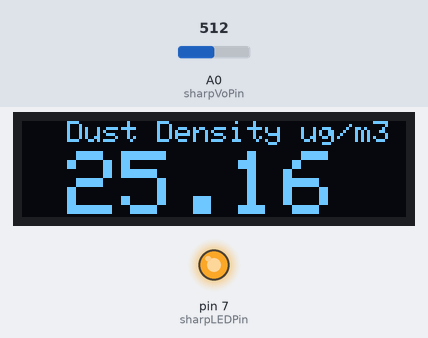
Simulated run of this sketch. Board: Arduino Uno, built with avr-gcc and run on an emulated ATmega328P. Parts: 128×32 one-colour display, output pins drawn as LEDs (lit = HIGH). The test bench sets the inputs (shaded band); at power-on: A0 (sharpVoPin) = 512. What the sketch prints to the serial monitor is not drawn.

Above: at 2.2 s.
At 12.1 s:
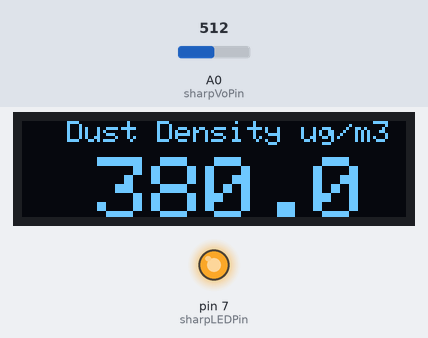
Timing chart, 0 to 13.6 s (numbered marks = the images above):
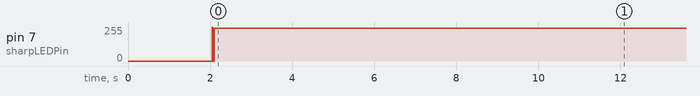

The sketch:

dust_sensor.ino
```cpp
/////////////////////////////////////////////////////////////////////////////
// Sharp GP2Y1014AU0F Dust Sensor Demo
//
// Board Connection:
//   GP2Y1014    Arduino
//   V-LED       Between R1 and C1
//   LED-GND     C1 and GND
//   LED         Pin 7
//   S-GND       GND
//   Vo          A5
//   Vcc         5V
//
// Serial monitor setting:
//   9600 baud
/////////////////////////////////////////////////////////////////////////////


#include <SPI.h>
#include <Wire.h>
#include <Adafruit_GFX.h>
#include <Adafruit_SSD1306.h>

#define SCREEN_WIDTH 128 // OLED display width, in pixels
#define SCREEN_HEIGHT 32 // OLED display height, in pixels

#define OLED_RESET     4 // Reset pin # (or -1 if sharing Arduino reset pin)
Adafruit_SSD1306 display(SCREEN_WIDTH, SCREEN_HEIGHT, &Wire, OLED_RESET);

#define NUMFLAKES     10 // Number of snowflakes in the animation example

#define LOGO_HEIGHT   16
#define LOGO_WIDTH    16


// Choose program options.
//#define PRINT_RAW_DATA
#define USE_AVG

// Arduino pin numbers.
const int sharpLEDPin = 7;   // Arduino digital pin 7 connect to sensor LED.
const int sharpVoPin = A0;   // Arduino analog pin 5 connect to sensor Vo.

// For averaging last N raw voltage readings.
#ifdef USE_AVG
#define N_Read 1000
static unsigned long VoRawTotal = 0;
static int VoRawCount = 0;
#endif // USE_AVG

// Set the typical output voltage in Volts when there is zero dust.
static float Voc = 0.6;

// Use the typical sensitivity in units of V per 100ug/m3.
const float K = 0.5;

/////////////////////////////////////////////////////////////////////////////

// Helper functions to print a data value to the serial monitor.
void printValue(String text, unsigned int value, bool isLast = false) {
  Serial.print(text);
  Serial.print("=");
  Serial.print(value);
  if (!isLast) {
    Serial.print(", ");
  }
}
void printFValue(String text, float value, String units, bool isLast = false) {
  Serial.print(text);
  Serial.print("=");
  Serial.print(value);
  Serial.print(units);
  if (!isLast) {
    Serial.print(", ");
  }
}

/////////////////////////////////////////////////////////////////////////////

// Arduino setup function.
void setup() {
  // Set LED pin for output.
  pinMode(sharpLEDPin, OUTPUT);

  // Start the hardware serial port for the serial monitor.
  Serial.begin(115200);

  // Wait two seconds for startup.
  delay(2000);
  Serial.println("");
  Serial.println("GP2Y1014AU0F Demo");
  Serial.println("=================");

   if(!display.begin(SSD1306_SWITCHCAPVCC, 0x3C)) { // Address 0x3C for 128x32
    Serial.println(F("SSD1306 allocation failed"));
//    for(;;); // Don't proceed, loop forever
  }
//display.display();
//delay(2000); // Pause for 2 seconds
display.clearDisplay();
display.setTextSize(1);                    // setTextSize applique est facteur d'échelle qui permet d'agrandir ou réduire la font
display.setTextColor(WHITE);    // La couleur du texte
display.setCursor(15,0);                  // On va écrire en x=0, y=0
display.println("Dust Density ug/m3");
display.setTextSize(3);                    // setTextSize applique est facteur d'échelle qui permet d'agrandir ou réduire la font
display.setTextColor(WHITE);    // La couleur du texte
display.setCursor(15,10);                  // On va écrire en x=0, y=0
display.println("25.16");
display.display();


}

// Arduino main loop.
void loop() {
  // Turn on the dust sensor LED by setting digital pin LOW.
  digitalWrite(sharpLEDPin, LOW);

  // Wait 0.28ms before taking a reading of the output voltage as per spec.
  delayMicroseconds(280);

  // Record the output voltage. This operation takes around 100 microseconds.
  int VoRaw = analogRead(sharpVoPin);

  // Turn the dust sensor LED off by setting digital pin HIGH.
  digitalWrite(sharpLEDPin, HIGH);

  // Wait for remainder of the 10ms cycle = 10000 - 280 - 100 microseconds.
  delayMicroseconds(9620);

  // Print raw voltage value (number from 0 to 1023).
  #ifdef PRINT_RAW_DATA
  //printValue("VoRaw", VoRaw, true);
  Serial.println("");
  #endif // PRINT_RAW_DATA

  // Use averaging if needed.
  float Vo = VoRaw;
  #ifdef USE_AVG
  VoRawTotal += VoRaw;
  VoRawCount++;
  //Serial.print(".");
  if ( VoRawCount >= N_Read ) {
    Vo = 1.0 * VoRawTotal / N_Read;
    VoRawCount = 0;
    VoRawTotal = 0;
  } else {
    return;
  }
  #endif // USE_AVG

  // Compute the output voltage in Volts.
  Vo = Vo / 1024.0 * 5.0;
 // Serial.println("");
 // printFValue("Vo", Vo*1000.0, "mV");

  // Convert to Dust Density in units of ug/m3.
  float dV = Vo - Voc;
  if ( dV < 0 ) {
    dV = 0;
    Voc = Vo;
  }
  float dustDensity = dV / K * 100.0;
  //printFValue("DustDensity", dustDensity, "ug/m3", true);
  Serial.println(dustDensity);
  display.clearDisplay();
display.setTextSize(1);                    // setTextSize applique est facteur d'échelle qui permet d'agrandir ou réduire la font
display.setTextColor(WHITE);    // La couleur du texte
display.setCursor(15,0);                  // On va écrire en x=0, y=0
display.println("Dust Density ug/m3");
display.setTextSize(3);                    // setTextSize applique est facteur d'échelle qui permet d'agrandir ou réduire la font
display.setTextColor(WHITE);    // La couleur du texte
display.setCursor(25,12);                  // On va écrire en x=0, y=0
display.println(dustDensity);
display.display();

} // END PROGRAM
```

Measured:
- by itself, pin 7 (sharpLEDPin): 0/255 → 246/255 at 2.0 s
- what the display in image 0 shows lasts 10.1 s, from 2.0 s to 12.1 s
